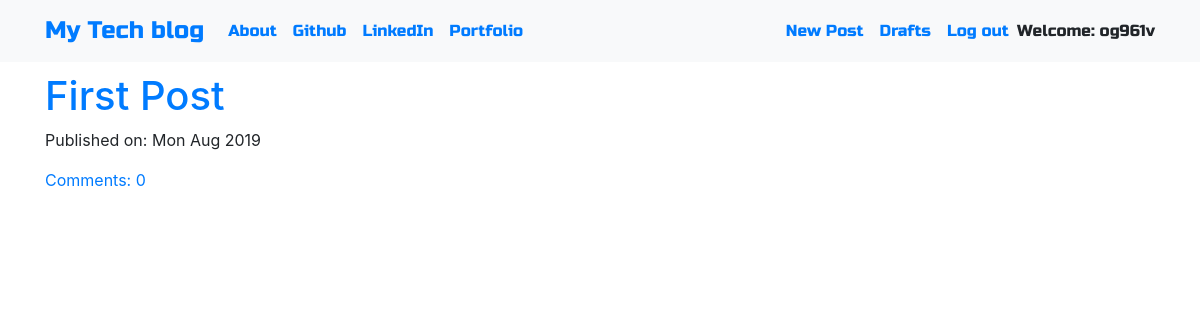
Page / (signed in) on the committed database.
### blog/models.py (models this page shows, shortened)
class Post(models.Model):
    author = models.ForeignKey('auth.User', on_delete=models.CASCADE)
    title = models.CharField(max_length=250)
    text = models.TextField()
    created_date = models.DateTimeField(default=timezone.now)
    published_date = models.DateTimeField(blank=True, null=True)
    def approve_comments(self):
        return self.comments.filter(approved_comment=True)

### blog/views.py (the view)
# urls.py: path('', views.PostListView.as_view(), name='post_list'),
class PostListView(ListView):
    model = Post
    def get_queryset(self):
        return Post.objects.filter(published_date__isnull=False).order_by('-published_date')

### blog/templates/blog/post_list.html
{% extends 'blog/base.html' %}
{% block content%}
    <div class="centerstage">
        {% for post in post_list %}
            <div class="post">
                <h1><a href="{% url 'post_detail' pk=post.pk %}">{{ post.title }}</a></h1>
            </div>
            <div class="date">
                <p>Published on: {{post.published_date|date:"D M Y"}}</p>
            </div>
            <a href="{% url 'post_detail' pk=post.pk %}">Comments: {{ post.approve_comments.count }}</a>
        {% endfor %}
    </div>
{% endblock %}

### blog/templates/blog/base.html (shortened to what this page needs)
<!DOCTYPE html>
{% load static %}
<html lang="en">
    <head>
        <link rel="stylesheet" href="https://stackpath.bootstrapcdn.com/bootstrap/4.1.3/css/bootstrap.min.css"
>
        <link href="https://maxcdn.bootstrapcdn.com/font-awesome/4.7.0/css/font-awesome.min.css" rel="stylesheet">
        <link rel="stylesheet" href="//cdn.jsdelivr.net/medium-editor/latest/css/medium-editor.min.css" type="text/css" media="screen" charset="utf-8">
        <link rel="stylesheet" href="{% static 'css/blog.css' %}">
    </head>
    <body class='loader'>
        <nav class="navbar navbar-expand-lg bg-light techfont">
            <div class="container">
                <div class="navbar-nav align-items-center">
                    <a class="navbar-brand bigbrand" href="{% url 'post_list' %}">My Tech blog</a>
                    <a class="nav-item nav-link" href="{% url 'about' %}">About</a>
                    <a class="nav-item nav-link" href="https://github.com/olivergarciarg" target="_blank">Github</a>
                    <a class="nav-item nav-link" href="http://www.linkedin.com/in/olivergarciarg" target="_blank">LinkedIn</a>
                    <a class="nav-item nav-link" href="http://www.motawebdevelopment.com/oliver/" target="_blank">Portfolio</a>
                </div>
                <div class="navbar-nav align-items-center ml-auto">
                    {% if user.is_authenticated %}
                        <a class="nav-item nav-link" href="{% url 'post_new' %}">New Post</a>
                        <a class="nav-item nav-link" href="{% url 'post_draft_list' %}">Drafts</a>
                        <a class="nav-item nav-link" href="{% url 'logout' %}">Log out</a>
                        <a>Welcome: {{ user.username }}</a>
                    {% else %}
                        <a class="nav-item nav-link" href="{% url 'login' %}" aria-label="Login">
                            <span class="fa fa-user" aria-hidden="true"></span>
                        </a>
                    {% endif %}
                </div>
            </div>
        </nav>
        <div class="content container">
            <div class="row">
                <div class="col-md-8">
                    <div class="blog_posts">
                        {% block content %}
                        {% endblock %}
                    </div>
                </div>
            </div>
        </div>
    </body>
</html>

### blog/static/css/blog.css (style rules this page uses)
.techfont { font-family: 'Russo One', sans-serif; font-size: 1.0em; margin-bottom: 10px; }
.centerstage { margin-left: auto; margin-right: auto; }
.bigbrand { font-size: 1.5em; }
.loader { filter:hue-rotate(0deg); color: linear-gradient(45deg,#0f8,#08f); animation:hue 5000ms infinite linear; }

### rows in the picture
Post: title "First Post", published_date "Mon Aug 2019", approve_comments.count "0"

### other values in the picture
{{ user.username }} "og961v"
